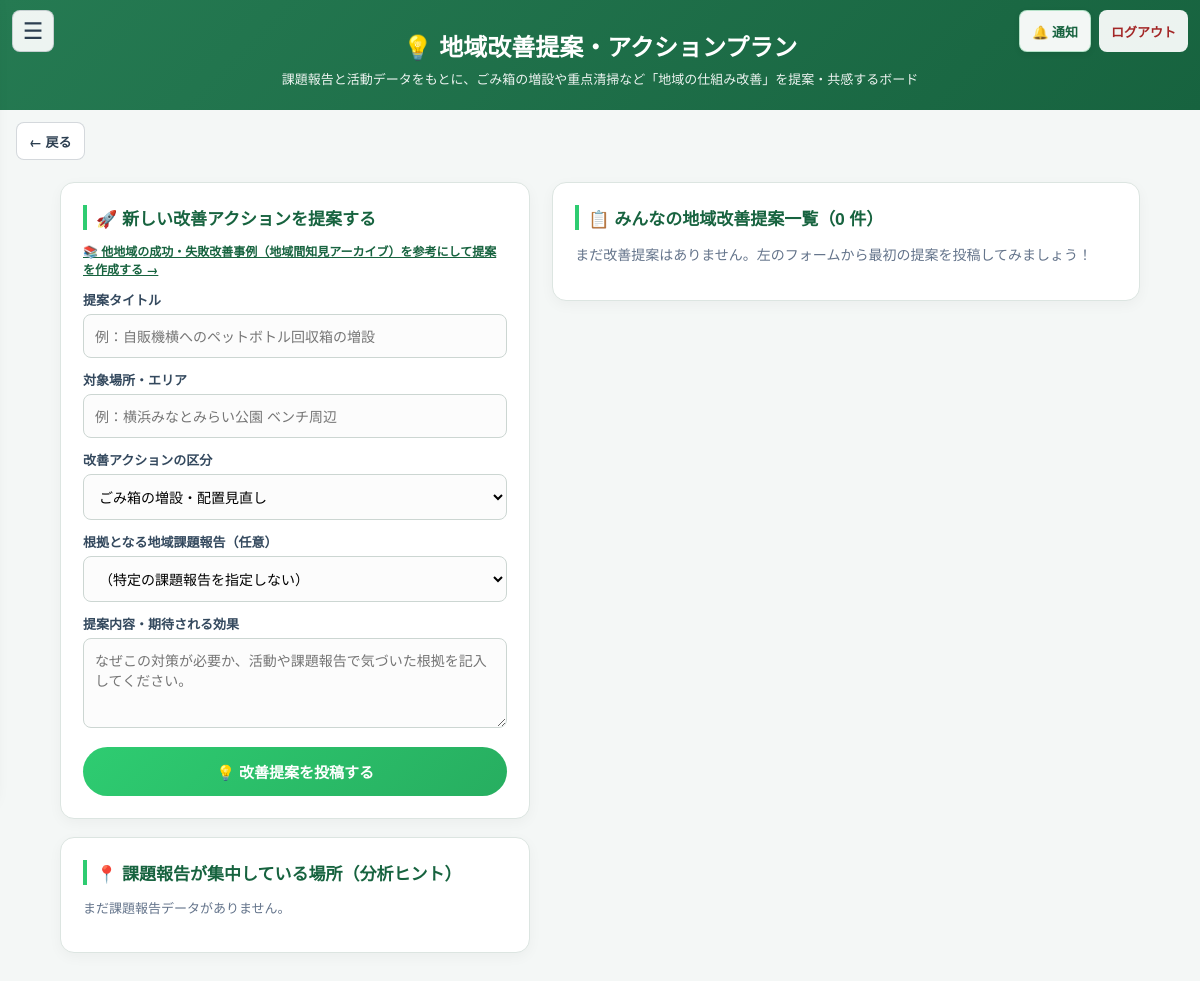
Page /proposals (signed in) on the earlier database version.
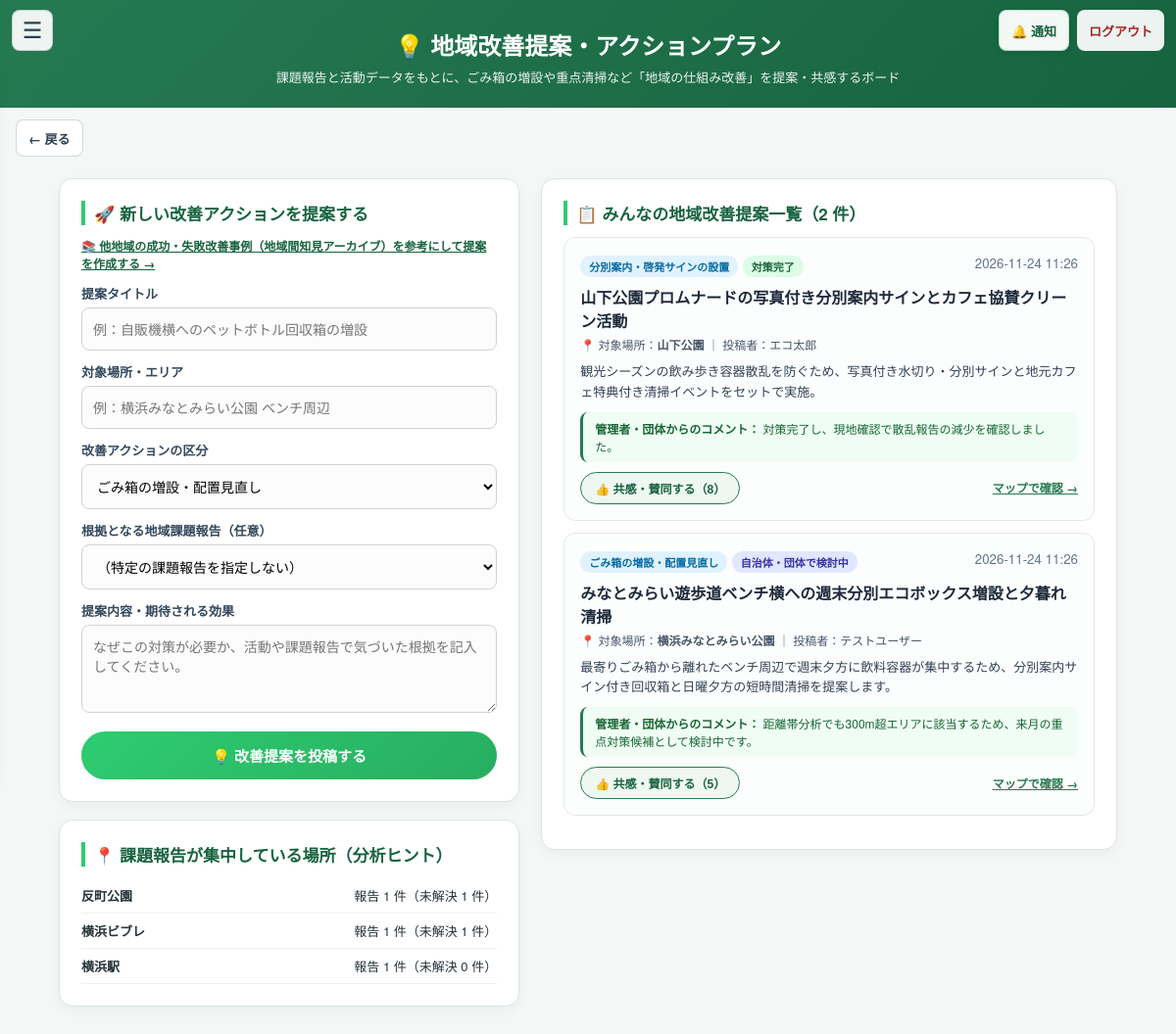
Same page on the later database version.
### tables this page shows
CREATE TABLE issue_reports (
                id INTEGER PRIMARY KEY AUTOINCREMENT,
                user_id INTEGER NOT NULL,
                title TEXT NOT NULL,
                location TEXT NOT NULL,
                latitude REAL CHECK(latitude IS NULL OR (latitude >= -90 AND latitude <= 90)),
                longitude REAL CHECK(longitude IS NULL OR (longitude >= -180 AND longitude <= 180)),
                trash_type TEXT NOT NULL DEFAULT 'ペットボトル・飲料容器',
                severity TEXT NOT NULL DEFAULT 'medium'
                    CHECK(severity IN ('low', 'medium', 'high')),
                description TEXT,
                image_path TEXT,
                ai_detected_count INTEGER,
                status TEXT NOT NULL DEFAULT 'open'
                    CHECK(status IN ('open', 'in_progress', 'resolved')),
                created_at TEXT NOT NULL DEFAULT CURRENT_TIMESTAMP, action_note TEXT NOT NULL DEFAULT '', reviewed_by INTEGER REFERENCES users(id), reviewed_at TEXT, environment_status TEXT NOT NULL DEFAULT 'unverified' CHECK(environment_status IN ('unverified', 'improved', 'unchanged', 'worsened', 'recurred')), environment_note TEXT NOT NULL DEFAULT '', environment_checked_by INTEGER REFERENCES users(id), environment_checked_at TEXT, report_type TEXT NOT NULL DEFAULT 'litter', bin_problem_type TEXT NOT NULL DEFAULT '', bin_id INTEGER REFERENCES trash_bins(id) ON DELETE SET NULL,
                FOREIGN KEY (user_id) REFERENCES users(id)
            );

CREATE TABLE improvement_proposals (
                id INTEGER PRIMARY KEY AUTOINCREMENT,
                user_id INTEGER NOT NULL,
                author_role TEXT NOT NULL DEFAULT 'user'
                    CHECK(author_role IN ('user', 'organizer', 'admin')),
                title TEXT NOT NULL,
                location TEXT NOT NULL,
                proposal_type TEXT NOT NULL DEFAULT 'ごみ箱の増設・配置見直し',
                issue_report_id INTEGER REFERENCES issue_reports(id) ON DELETE SET NULL,
                description TEXT NOT NULL DEFAULT '',
                status TEXT NOT NULL DEFAULT 'proposed'
                    CHECK(status IN ('proposed', 'under_review', 'adopted', 'completed')),
                support_count INTEGER NOT NULL DEFAULT 0,
                admin_comment TEXT NOT NULL DEFAULT '',
                created_at TEXT NOT NULL DEFAULT CURRENT_TIMESTAMP, implementation_details TEXT NOT NULL DEFAULT '', implemented_on TEXT, outcome_note TEXT NOT NULL DEFAULT '',
                FOREIGN KEY (user_id) REFERENCES users(id)
            );

CREATE TABLE users (
                    id INTEGER PRIMARY KEY AUTOINCREMENT,
                    email TEXT UNIQUE,
                    password TEXT,
                    name TEXT,
                    role TEXT,
                    total_points INTEGER DEFAULT 0 CHECK(total_points >= 0)
                , login_destination TEXT NOT NULL
                    DEFAULT 'user'
                    CHECK(login_destination IN ('user', 'organizer')), onboarding_completed INTEGER NOT NULL
                    DEFAULT 0 CHECK(onboarding_completed IN (0, 1)));

### app.py (the view, shortened to what this page needs)
@app.route('/proposals', methods=['GET', 'POST'])
@user_required
def improvement_proposals_board():
    user_id = session['user_id']
    error_msg = None
    form_values = {
        'title': '',
        'location': request.args.get('location', '').strip(),
        'proposal_type': PROPOSAL_TYPES[0],
        'issue_report_id': request.args.get('issue_id', '').strip(),
        'description': '',
    }
    conn = get_db()
    try:
        raw_issue_id = form_values['issue_report_id']
        from_case_id = request.args.get('from_case', type=int)
        proposals = [
            dict(row) for row in conn.execute('''
                SELECT p.*, u.name AS author_name,
                       i.title AS issue_title,
                       EXISTS (
                           SELECT 1 FROM improvement_proposal_supports s
                           WHERE s.proposal_id = p.id AND s.user_id = ?
                       ) AS supported_by_me
                FROM improvement_proposals p
                LEFT JOIN users u ON u.id = p.user_id
                LEFT JOIN issue_reports i ON i.id = p.issue_report_id
                ORDER BY p.support_count DESC, p.id DESC
                LIMIT 50
            ''', (user_id,)).fetchall()
        ]
        selected_issue_id = (
            int(raw_issue_id)
            if request.method == 'GET'
            and raw_issue_id.isdigit()
            and len(raw_issue_id) <= 10
            else None
        )
        issues = conn.execute('''
            SELECT id, title, location, trash_type, status
            FROM issue_reports
            WHERE id IN (
                SELECT id FROM issue_reports ORDER BY id DESC LIMIT 30
            ) OR id = ?
            ORDER BY id DESC
        ''', (selected_issue_id,)).fetchall()
        location_hotspots = conn.execute('''
            SELECT location, COUNT(*) AS report_count,
                   SUM(CASE WHEN status != 'resolved' THEN 1 ELSE 0 END) AS open_count
            FROM issue_reports
            GROUP BY location
            ORDER BY report_count DESC, location
            LIMIT 8
        ''').fetchall()
        return render_template(
            'improvement_proposals.html',
            proposals=proposals,
            issues=issues,
            location_hotspots=location_hotspots,
            proposal_types=PROPOSAL_TYPES,
            form=form_values,
            error_msg=error_msg,
        )
    finally:
        conn.close()

### app.py (called while the page is built)
def get_db():
    conn = sqlite3.connect(DATABASE)
    conn.row_factory = sqlite3.Row
    conn.execute("PRAGMA foreign_keys = ON")
    return conn

def user_required(func):
    @wraps(func)
    def wrapper(*args, **kwargs):
        user_id = session.get('user_id')
        if session.get('role') != 'user' or not user_id:
            return redirect(url_for('login'))
        conn = get_db()
        try:
            user = conn.execute(
                'SELECT role, is_active FROM users WHERE id = ?', (user_id,)
            ).fetchone()
        finally:
            conn.close()
        if not user or user['role'] != 'user' or not user['is_active']:
            session.clear()
            return redirect(url_for('login'))
        return func(*args, **kwargs)
    return wrapper

@app.template_filter('jst_datetime')
def format_jst_datetime(value):
    if not value:
        return ''
    try:
        parsed = datetime.fromisoformat(value)
    except (TypeError, ValueError):
        return value
    if parsed.tzinfo is None:
        parsed = parsed.replace(tzinfo=timezone.utc)
    return parsed.astimezone(timezone(timedelta(hours=9))).strftime('%Y-%m-%d %H:%M')

def _detect_view_mode():
    ua = (request.headers.get('User-Agent') or '').lower()
    if any(token in ua for token in ('mobile', 'android', 'iphone', 'ipod', 'iemobile')):
        return 'mobile'
    return 'pc'

@app.context_processor
def inject_csrf_token():
    if 'csrf_token' not in session:
        session['csrf_token'] = secrets.token_urlsafe(32)
    unread_notifications = 0
    if session.get('role') == 'user' and session.get('user_id'):
        conn = get_db()
        try:
            unread_notifications = conn.execute('''
                SELECT COUNT(*) FROM user_notifications
                WHERE user_id = ? AND read_at IS NULL
            ''', (session['user_id'],)).fetchone()[0]
        finally:
            conn.close()
    effective_view = _detect_view_mode()
    return {
        'csrf_token': session['csrf_token'],
        'unread_notifications': unread_notifications,
        'view_mode': effective_view,
        'region_profile': get_region_profile(),
    }

### templates/improvement_proposals.html (shortened to what this page needs)
<!DOCTYPE html>
<html lang="ja">
<head>
</head>
<body data-view-mode="{{ view_mode }}">
    {% include "_user_navigation.html" %}
    <div class="header">
        <h1>💡 地域改善提案・アクションプラン</h1>
        <p>課題報告と活動データをもとに、ごみ箱の増設や重点清掃など「地域の仕組み改善」を提案・共感するボード</p>
    </div>
    {% include "_user_page_back.html" %}
    <div class="container">
        <div class="layout-grid">
            <div>
                <div class="card">
                    <h2>🚀 新しい改善アクションを提案する</h2>
                    <p style="margin:0 0 12px; font-size:12px;">
                        <a href="{{ url_for('regional_knowledge_base') }}" style="color:#17633f; font-weight:700; text-decoration:underline;">
                            📚 他地域の成功・失敗改善事例（地域間知見アーカイブ）を参考にして提案を作成する →
                        </a>
                    </p>
                    <form method="POST" action="{{ url_for('improvement_proposals_board') }}">
                        <label for="title">提案タイトル</label>
                        <input id="title" name="title" type="text" maxlength="100" required value="{{ form.title }}" placeholder="例：自販機横へのペットボトル回収箱の増設">
                        <label for="location">対象場所・エリア</label>
                        <input id="location" name="location" type="text" maxlength="200" required value="{{ form.location }}" placeholder="例：横浜みなとみらい公園 ベンチ周辺">
                        <label for="proposal_type">改善アクションの区分</label>
                        <select id="proposal_type" name="proposal_type">
                            {% for ptype in proposal_types %}
                                <option value="{{ ptype }}" {% if form.proposal_type == ptype %}selected{% endif %}>{{ ptype }}</option>
                            {% endfor %}
                        </select>
                        <label for="issue_report_id">根拠となる地域課題報告（任意）</label>
                        <select id="issue_report_id" name="issue_report_id">
                            <option value="">（特定の課題報告を指定しない）</option>
                        </select>
                        <label for="description">提案内容・期待される効果</label>
                        <textarea id="description" name="description" maxlength="500" required placeholder="なぜこの対策が必要か、活動や課題報告で気づいた根拠を記入してください。">{{ form.description }}</textarea>
                        <button type="submit" class="submit-btn">💡 改善提案を投稿する</button>
                    </form>
                </div>
                <div class="card">
                    <h2>📍 課題報告が集中している場所（分析ヒント）</h2>
                    {% if location_hotspots %}
                        {% for spot in location_hotspots %}
                            <div class="hotspot-row">
                                <span><strong>{{ spot.location }}</strong></span>
                                <span>報告 {{ spot.report_count }} 件（未解決 {{ spot.open_count }} 件）</span>
                            </div>
                        {% endfor %}
                    {% else %}
                        <p style="font-size:13px; color:#64748b;">まだ課題報告データがありません。</p>
                    {% endif %}
                </div>
            </div>
            <div>
                <div class="card">
                    <h2>📋 みんなの地域改善提案一覧（{{ proposals|length }} 件）</h2>
                    {% set status_labels = {'proposed': '提案中', 'under_review': '自治体・団体で検討中', 'adopted': '採用・実施決定', 'completed': '対策完了'} %}
                    {% for p in proposals %}
                        <article class="proposal-item">
                            <div style="display:flex; justify-content:space-between; align-items:flex-start; gap:8px; flex-wrap:wrap;">
                                <div>
                                    <span class="badge badge-type">{{ p.proposal_type }}</span>
                                    <span class="badge badge-status-{{ p.status }}">{{ status_labels.get(p.status, p.status) }}</span>
                                </div>
                                <small style="color:#64748b;">{{ p.created_at|jst_datetime }}</small>
                            </div>
                            <h3 style="margin:8px 0 4px; font-size:16px; color:#1e293b;">{{ p.title }}</h3>
                            <div style="font-size:12px; color:#475569; margin-bottom:8px;">
                                📍 対象場所：<strong>{{ p.location }}</strong> ｜ 投稿者：{{ p.author_name or 'ユーザー' }}
                            </div>
                            <p style="margin:0 0 10px; font-size:13px; line-height:1.6; color:#334155; white-space:pre-line;">{{ p.description }}</p>
                            {% if p.admin_comment %}
                                <div style="padding:8px 12px; border-radius:8px; background:#f0fdf4; border-left:3px solid #257a52; font-size:12px; color:#166534; margin-bottom:10px;">
                                    <strong>管理者・団体からのコメント：</strong> {{ p.admin_comment }}
                                </div>
                            {% endif %}
                            <div style="display:flex; justify-content:space-between; align-items:center;">
                                <form method="POST" action="{{ url_for('support_improvement_proposal', proposal_id=p.id) }}" style="margin:0;">
                                    <button type="submit" class="support-btn {{ 'supported' if p.supported_by_me }}">
                                        👍 共感・賛同する（{{ p.support_count }}）
                                    </button>
                                </form>
                                <a href="{{ url_for('regional_map') }}" style="font-size:12px; color:#257a52; font-weight:700;">マップで確認 →</a>
                            </div>
                        </article>
                    {% else %}
                        <p style="font-size:14px; color:#64748b;">まだ改善提案はありません。左のフォームから最初の提案を投稿してみましょう！</p>
                    {% endfor %}
                </div>
            </div>
        </div>
    </div>
</body>
</html>

### templates/_user_navigation.html (shortened to what this page needs)
<div class="user-app-bar">
    <div class="user-app-left">
        <button class="user-menu-toggle" type="button" aria-label="メニューを開く" aria-expanded="false" aria-controls="user-menu-panel">☰</button>
    </div>
    <div class="user-app-actions">
        <button class="user-app-notify" type="button" aria-label="通知ボックスを開く" aria-haspopup="dialog" aria-expanded="false">
            🔔 通知{% if unread_notifications %}<span class="user-app-notify-badge">{{ unread_notifications }}</span>{% endif %}
        </button>
        <a class="user-app-logout" href="{{ url_for('logout') }}">ログアウト</a>
    </div>
</div>

### templates/_user_page_back.html
<div class="user-page-back-row">
    <a class="user-page-back" href="{{ url_for('home') }}" data-history-back>← 戻る</a>
</div>

### templates/improvement_proposals.html (style rules this page uses)
body { font-family: 'Helvetica Neue', Arial, sans-serif; margin: 0; background: #f4f7f6; color: #263238; }
.header { background: linear-gradient(135deg, #257a52, #17633f); color: #fff; padding: 28px 20px 22px; text-align: center; }
.header h1 { margin: 0 0 6px; font-size: 24px; }
.header p { margin: 0; font-size: 13px; opacity: .92; }
.container { max-width: 1080px; margin: 22px auto; padding: 0 16px 40px; }
.layout-grid { display: grid; grid-template-columns: 1fr 1.25fr; gap: 22px; align-items: start; }
.card { background: #fff; border: 1px solid #dce5e1; border-radius: 14px; padding: 22px; margin-bottom: 18px; box-shadow: 0 4px 14px rgba(0,0,0,.04); }
.card h2 { margin: 0 0 12px; font-size: 17px; color: #17633f; border-left: 4px solid #2ecc71; padding-left: 9px; }
label { display: block; font-weight: 700; font-size: 13px; margin: 12px 0 5px; color: #34495e; }
input[type="text"], select, textarea { width: 100%; box-sizing: border-box; padding: 11px; border: 1px solid #ccd6d2; border-radius: 8px; font: inherit; font-size: 14px; background: #fcfcfc; }
textarea { min-height: 90px; resize: vertical; }
.submit-btn { width: 100%; margin-top: 14px; padding: 14px; border: 0; border-radius: 26px; background: linear-gradient(135deg, #2ecc71, #27ae60); color: #fff; font-size: 15px; font-weight: 700; cursor: pointer; }
.proposal-item { border: 1px solid #e2e8f0; border-radius: 12px; padding: 16px; margin-bottom: 12px; background: #fcfefd; }
.badge { display: inline-block; padding: 3px 9px; border-radius: 999px; font-size: 11px; font-weight: 700; }
.badge-type { background: #e0f2fe; color: #0369a1; }
.badge-status-under_review { background: #e0e7ff; color: #3730a3; }
.badge-status-adopted, .badge-status-completed { background: #dcfce7; color: #166534; }
.support-btn { display: inline-flex; align-items: center; gap: 5px; padding: 7px 14px; border: 1px solid #257a52; border-radius: 20px; background: #eef7f1; color: #17633f; font-size: 12px; font-weight: 700; cursor: pointer; }
.hotspot-row { display: flex; justify-content: space-between; align-items: center; padding: 8px 0; border-bottom: 1px solid #edf2f7; font-size: 13px; }

Differences in the rows shown:
added issue_reports: location "反町公園", report_count "1", open_count "1"
added issue_reports: location "横浜ビブレ", report_count "1", open_count "1"
added issue_reports: location "横浜駅", report_count "1", open_count "0"
added improvement_proposals: proposal_type "分別案内・啓発サインの設置", get "対策完了", created_at|jst_datetime "2026-11-24 11:26", title "山下公園プロムナードの写真付き分別案内サインとカフェ協賛クリーン活動", location "山下公園", name "エコ太郎", description "観光シーズンの飲み歩き容器散乱を防ぐため、写真付き水切り・分別サインと地元カフェ特典付き清掃イベントをセットで実施。", admin_comment "対策完了し、現地確認で散乱報告の減少を確認しました。", support_count "8"
added improvement_proposals: proposal_type "ごみ箱の増設・配置見直し", get "自治体・団体で検討中", created_at|jst_datetime "2026-11-24 11:26", title "みなとみらい遊歩道ベンチ横への週末分別エコボックス増設と夕暮れ清掃", location "横浜みなとみらい公園", name "テストユーザー", description "最寄りごみ箱から離れたベンチ周辺で週末夕方に飲料容器が集中するため、分別案内サイン付き回収箱と日曜夕方の短時間清掃を提案します。", admin_comment "距離帯分析でも300m超エリアに該当するため、来月の重点対策候補として検討中です。", support_count "5"
Other differences:
{{ proposals|length }}: "0" → "2"
text no longer shown: "まだ課題報告データがありません。 まだ改善提案はありません。左のフォームから最初の提案を投稿してみましょう！"
